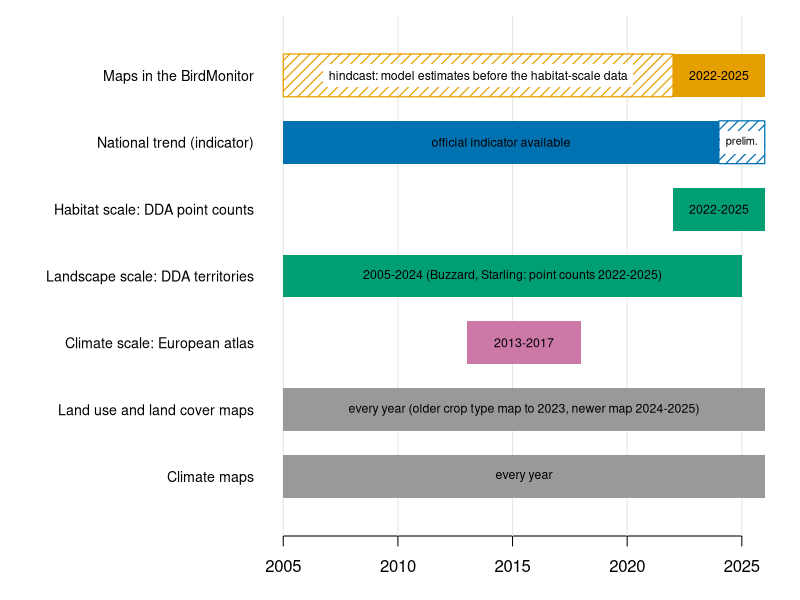

Recreate this plot in R.
## ---- chunk 1
knitr::opts_chunk$set(echo = FALSE, message = FALSE, warning = FALSE)
sp <- read.csv("../data/speciesCanonical.csv", stringsAsFactors = FALSE); sp <- sp[nzchar(trimws(sp$include)), ]; nSp <- nrow(sp)
spList <- paste0(sp$english_name, " (*", sp$latin_name, "*)", collapse = ", ")
## ---- chunk 2
op <- par(mar = c(3.2, 13.2, 0.8, 0.8), xpd = FALSE)
rows <- c("Maps in the BirdMonitor", "National trend (indicator)", "Habitat scale: DDA point counts", "Landscape scale: DDA territories", "Climate scale: European atlas", "Land use and land cover maps", "Climate maps")
n <- length(rows); plot(NA, xlim = c(2005, 2026), ylim = c(0.4, n + 0.6), axes = FALSE, xlab = "", ylab = "")
axis(1, at = seq(2005, 2025, 5), labels = seq(2005, 2025, 5)); abline(v = seq(2005, 2025, 5), col = "grey90", lty = 1)
mtext(rows, side = 2, at = rev(seq_len(n)), las = 1, line = 0.5, cex = 0.85)
bar <- function(r, a, b, col, lab = NULL, border = NA, hatch = FALSE, cex = 0.74) { y <- n + 1 - r
  rect(a, y - 0.32, b, y + 0.32, col = if (hatch) border else col, border = border, density = if (hatch) 14 else NA, angle = 45, lwd = 1.2)
  if (!is.null(lab)) { if (hatch) { w <- strwidth(lab, cex = cex) / 2 + 0.25; rect((a + b) / 2 - w, y - 0.17, (a + b) / 2 + w, y + 0.17, col = "white", border = NA) }
    text((a + b) / 2, y, lab, cex = cex, col = "black") } }
cH <- "#e69f00"; cM <- "#0072b2"; cG <- "#999999"; cD <- "#009e73"; cP <- "#cc79a7"
bar(1, 2005, 2022, "white", "hindcast: model estimates before the habitat-scale data", border = cH, hatch = TRUE); bar(1, 2022, 2026, cH, "2022-2025")
bar(2, 2005, 2024, cM, "official indicator available"); bar(2, 2024, 2026, "white", "prelim.", border = cM, hatch = TRUE, cex = 0.66)
bar(3, 2022, 2026, cD, "2022-2025")
bar(4, 2005, 2025, cD, "2005-2024 (Buzzard, Starling: point counts 2022-2025)")
bar(5, 2013, 2018, cP, "2013-2017")
bar(6, 2005, 2026, cG, "every year (older crop type map to 2023, newer map 2024-2025)")
bar(7, 2005, 2026, cG, "every year")
par(op)
